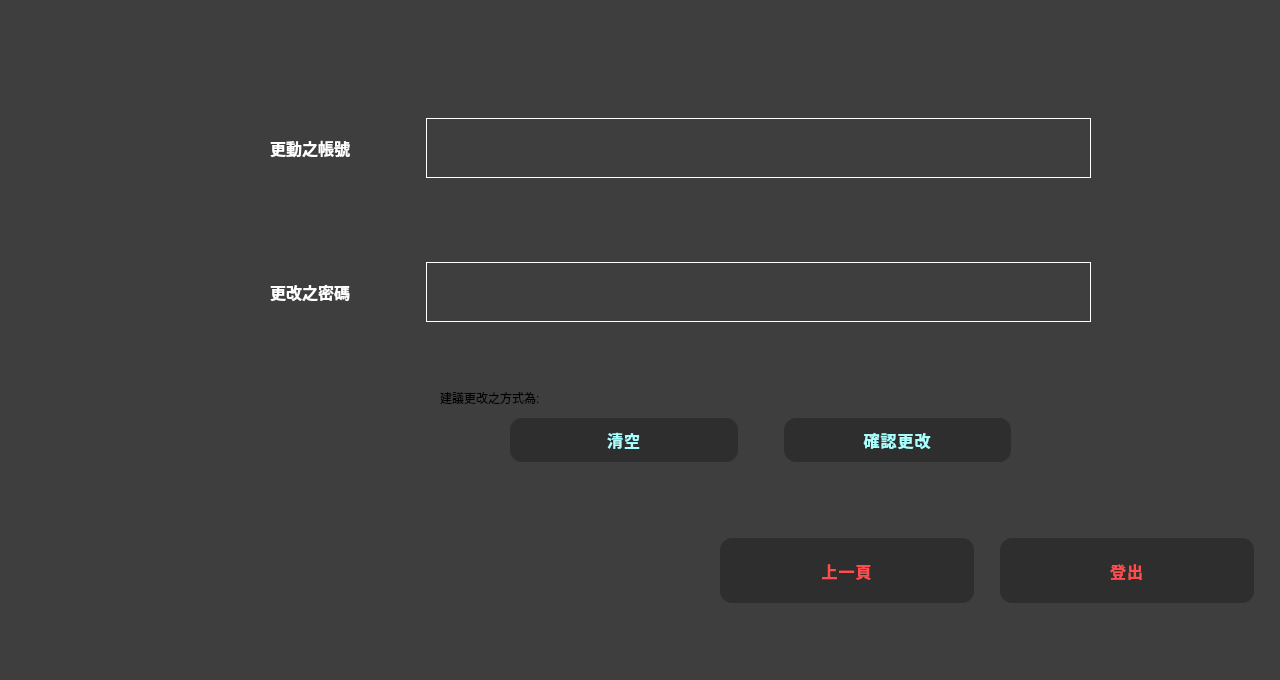
<?xml version="1.0" encoding="UTF-8"?>
<ui version="4.0">
 <class>setpasswordwindow</class>
 <widget class="QMainWindow" name="setpasswordwindow">
  <property name="geometry">
   <rect>
    <x>0</x>
    <y>0</y>
    <width>1280</width>
    <height>680</height>
   </rect>
  </property>
  <property name="windowTitle">
   <string>MainWindow</string>
  </property>
  <property name="styleSheet">
   <string notr="true"> background-color: rgb(62, 62, 62);</string>
  </property>
  <widget class="QWidget" name="centralwidget">
   <widget class="QWidget" name="gridLayoutWidget">
    <property name="geometry">
     <rect>
      <x>200</x>
      <y>50</y>
      <width>891</width>
      <height>341</height>
     </rect>
    </property>
    <layout class="QGridLayout" name="gridLayout">
     <item row="0" column="1">
      <widget class="QLineEdit" name="accountEdit">
       <property name="minimumSize">
        <size>
         <width>400</width>
         <height>60</height>
        </size>
       </property>
       <property name="styleSheet">
        <string notr="true">QLineEdit {
    border: 1px solid white;  /* 設定細白邊框 */
    background-color: rgb(62, 62, 62);  /* 設定背景顏色為暗灰色 */
    color: white;             /* 設定文字顏色為白色 */
    padding: 5px;             /* 內邊距，避免文字太邊緣 */
}

QLineEdit:focus {
    background-color: white;  /* 當焦點在 QLineEdit 上時，背景改為白色 */
    color: black;             /* 輸入時文字顏色改為黑色 */
    border: 1px solid rgb(255, 85, 85); /* 輸入框的邊框顏色改為紅色 */
}
</string>
       </property>
      </widget>
     </item>
     <item row="0" column="0">
      <widget class="QLabel" name="label">
       <property name="minimumSize">
        <size>
         <width>220</width>
         <height>80</height>
        </size>
       </property>
       <property name="styleSheet">
        <string notr="true">QLabel {
    color: white;              /* 字體顏色設定為白色 */
    font-weight: bold;         /* 字體設定為粗體 */
    font-size: 16px;           /* 字體大小設定為12px */
}
</string>
       </property>
       <property name="text">
        <string>更動之帳號</string>
       </property>
       <property name="alignment">
        <set>Qt::AlignmentFlag::AlignCenter</set>
       </property>
      </widget>
     </item>
     <item row="1" column="1">
      <widget class="QLineEdit" name="passwordEdit">
       <property name="minimumSize">
        <size>
         <width>0</width>
         <height>60</height>
        </size>
       </property>
       <property name="styleSheet">
        <string notr="true">QLineEdit {
    border: 1px solid white;  /* 設定細白邊框 */
    background-color: rgb(62, 62, 62);  /* 設定背景顏色為暗灰色 */
    color: white;             /* 設定文字顏色為白色 */
    padding: 5px;             /* 內邊距，避免文字太邊緣 */
}

QLineEdit:focus {
    background-color: white;  /* 當焦點在 QLineEdit 上時，背景改為白色 */
    color: black;             /* 輸入時文字顏色改為黑色 */
    border: 1px solid rgb(255, 85, 85); /* 輸入框的邊框顏色改為紅色 */
}
</string>
       </property>
       <property name="text">
        <string/>
       </property>
      </widget>
     </item>
     <item row="1" column="0">
      <widget class="QLabel" name="label_2">
       <property name="minimumSize">
        <size>
         <width>0</width>
         <height>80</height>
        </size>
       </property>
       <property name="styleSheet">
        <string notr="true">QLabel {
    color: white;              /* 字體顏色設定為白色 */
    font-weight: bold;         /* 字體設定為粗體 */
    font-size: 16px;           /* 字體大小設定為12px */
}
</string>
       </property>
       <property name="text">
        <string>更改之密碼</string>
       </property>
       <property name="alignment">
        <set>Qt::AlignmentFlag::AlignCenter</set>
       </property>
      </widget>
     </item>
    </layout>
   </widget>
   <widget class="QWidget" name="gridLayoutWidget_2">
    <property name="geometry">
     <rect>
      <x>510</x>
      <y>400</y>
      <width>501</width>
      <height>80</height>
     </rect>
    </property>
    <layout class="QGridLayout" name="gridLayout_2">
     <item row="0" column="2">
      <widget class="QPushButton" name="change">
       <property name="cursor">
        <cursorShape>PointingHandCursor</cursorShape>
       </property>
       <property name="styleSheet">
        <string notr="true">QPushButton {
    background-color: #2e2e2e;     /* 灰底 */
    color: rgb(170, 255, 255);                /* 紅字 */
    border: none;
    border-radius: 12px;           /* 圓角 */
    padding: 10px 20px;
    font-size: 16px;
    font-weight: bold;
    letter-spacing: 1px;
}

QPushButton:hover {
    background-color: #3a3a3a;
    color: #ff6666;
}

QPushButton:pressed {
    background-color: #1a1a1a;
    color: #ffffff;
}
</string>
       </property>
       <property name="text">
        <string>確認更改</string>
       </property>
      </widget>
     </item>
     <item row="0" column="0">
      <widget class="QPushButton" name="clear">
       <property name="cursor">
        <cursorShape>PointingHandCursor</cursorShape>
       </property>
       <property name="styleSheet">
        <string notr="true">QPushButton {
    background-color: #2e2e2e;     /* 灰底 */
    color: rgb(170, 255, 255);                /* 紅字 */
    border: none;
    border-radius: 12px;           /* 圓角 */
    padding: 10px 20px;
    font-size: 16px;
    font-weight: bold;
    letter-spacing: 1px;
}

QPushButton:hover {
    background-color: #3a3a3a;
    color: #ff6666;
}

QPushButton:pressed {
    background-color: #1a1a1a;
    color: #ffffff;
}
</string>
       </property>
       <property name="text">
        <string>清空</string>
       </property>
      </widget>
     </item>
     <item row="0" column="1">
      <spacer name="horizontalSpacer">
       <property name="orientation">
        <enum>Qt::Orientation::Horizontal</enum>
       </property>
       <property name="sizeType">
        <enum>QSizePolicy::Policy::Fixed</enum>
       </property>
       <property name="sizeHint" stdset="0">
        <size>
         <width>40</width>
         <height>20</height>
        </size>
       </property>
      </spacer>
     </item>
    </layout>
   </widget>
   <widget class="QWidget" name="gridLayoutWidget_3">
    <property name="geometry">
     <rect>
      <x>720</x>
      <y>480</y>
      <width>534</width>
      <height>181</height>
     </rect>
    </property>
    <layout class="QGridLayout" name="gridLayout_3">
     <item row="0" column="2">
      <widget class="QPushButton" name="logout">
       <property name="minimumSize">
        <size>
         <width>250</width>
         <height>65</height>
        </size>
       </property>
       <property name="cursor">
        <cursorShape>PointingHandCursor</cursorShape>
       </property>
       <property name="styleSheet">
        <string notr="true">QPushButton {
    background-color: #2e2e2e;     /* 灰底 */
    color: #ff4d4d;                /* 紅字 */
    border: none;
    border-radius: 12px;           /* 圓角 */
    padding: 10px 20px;
    font-size: 16px;
    font-weight: bold;
    letter-spacing: 1px;
}

QPushButton:hover {
    background-color: #3a3a3a;
    color: #ff6666;
}

QPushButton:pressed {
    background-color: #1a1a1a;
    color: #ffffff;
}
</string>
       </property>
       <property name="text">
        <string>登出</string>
       </property>
      </widget>
     </item>
     <item row="0" column="0">
      <widget class="QPushButton" name="back">
       <property name="minimumSize">
        <size>
         <width>250</width>
         <height>65</height>
        </size>
       </property>
       <property name="cursor">
        <cursorShape>PointingHandCursor</cursorShape>
       </property>
       <property name="styleSheet">
        <string notr="true">QPushButton {
    background-color: #2e2e2e;     /* 灰底 */
    color: #ff4d4d;                /* 紅字 */
    border: none;
    border-radius: 12px;           /* 圓角 */
    padding: 10px 20px;
    font-size: 16px;
    font-weight: bold;
    letter-spacing: 1px;
}

QPushButton:hover {
    background-color: #3a3a3a;
    color: #ff6666;
}

QPushButton:pressed {
    background-color: #1a1a1a;
    color: #ffffff;
}
</string>
       </property>
       <property name="text">
        <string>上一頁</string>
       </property>
      </widget>
     </item>
     <item row="0" column="1">
      <spacer name="verticalSpacer">
       <property name="orientation">
        <enum>Qt::Orientation::Vertical</enum>
       </property>
       <property name="sizeHint" stdset="0">
        <size>
         <width>20</width>
         <height>40</height>
        </size>
       </property>
      </spacer>
     </item>
    </layout>
   </widget>
   <widget class="QLabel" name="label_3">
    <property name="geometry">
     <rect>
      <x>440</x>
      <y>390</y>
      <width>571</width>
      <height>16</height>
     </rect>
    </property>
    <property name="text">
     <string>建議更改之方式為:</string>
    </property>
   </widget>
  </widget>
  <widget class="QMenuBar" name="menubar">
   <property name="geometry">
    <rect>
     <x>0</x>
     <y>0</y>
     <width>1280</width>
     <height>20</height>
    </rect>
   </property>
  </widget>
  <widget class="QStatusBar" name="statusbar"/>
 </widget>
 <resources/>
 <connections/>
</ui>
